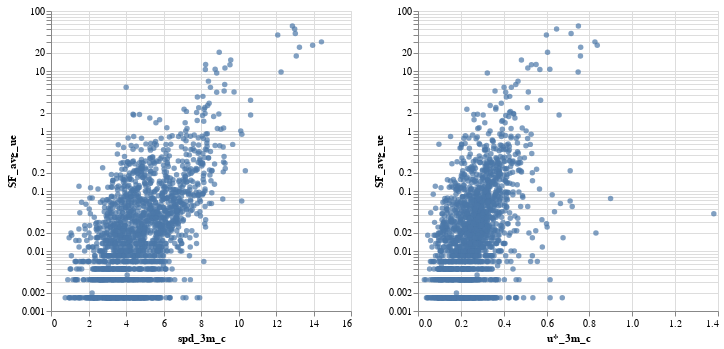

Notebook source saved alongside this figure:
### Markdown cell above
BS flux appears logarithmically distributed...let's make the blowing snow axis log-scale and remove data points with zero blowing snow

### Code cell
bsflux_vs_spd = alt.Chart(
    sos_df[['spd_3m_c', 'SF_avg_ue']].query("SF_avg_ue > 0")
).mark_circle().encode(
    alt.X('spd_3m_c'),
    alt.Y('SF_avg_ue').scale(type='log')
)

bsflux_vs_ustar = alt.Chart(
    sos_df[['u*_3m_c', 'SF_avg_ue']].query("SF_avg_ue > 0")
).mark_circle().encode(
    alt.X('u*_3m_c'),
    alt.Y('SF_avg_ue').scale(type='log')
)

bsflux_vs_spd | bsflux_vs_ustar

### Figure 1 — Vega-Lite specification as saved in the notebook (floating-point values rounded to 4 significant figures; data arrays with more than 128 entries replaced by an {"elided": "..."} marker saying what was removed)
{"config": {"view": {"continuousWidth": 300, "continuousHeight": 300}}, "hconcat": [{"data": {"name": "data-882254fb7543deaecf10a5d438303643"}, "mark": {"type": "circle"}, "encoding": {"x": {"field": "spd_3m_c", "type": "quantitative"}, "y": {"field": "SF_avg_ue", "scale": {"type": "log"}, "type": "quantitative"}}}, {"data": {"name": "data-fc585369352656f1001ff3196c47bb9b"}, "mark": {"type": "circle"}, "encoding": {"x": {"field": "u*_3m_c", "type": "quantitative"}, "y": {"field": "SF_avg_ue", "scale": {"type": "log"}, "type": "quantitative"}}}], "$schema": "https://vega.github.io/schema/vega-lite/v5.20.1.json", "datasets": {"data-882254fb7543deaecf10a5d438303643": {"elided": "1825 records"}, "data-fc585369352656f1001ff3196c47bb9b": {"elided": "1825 records"}}}
